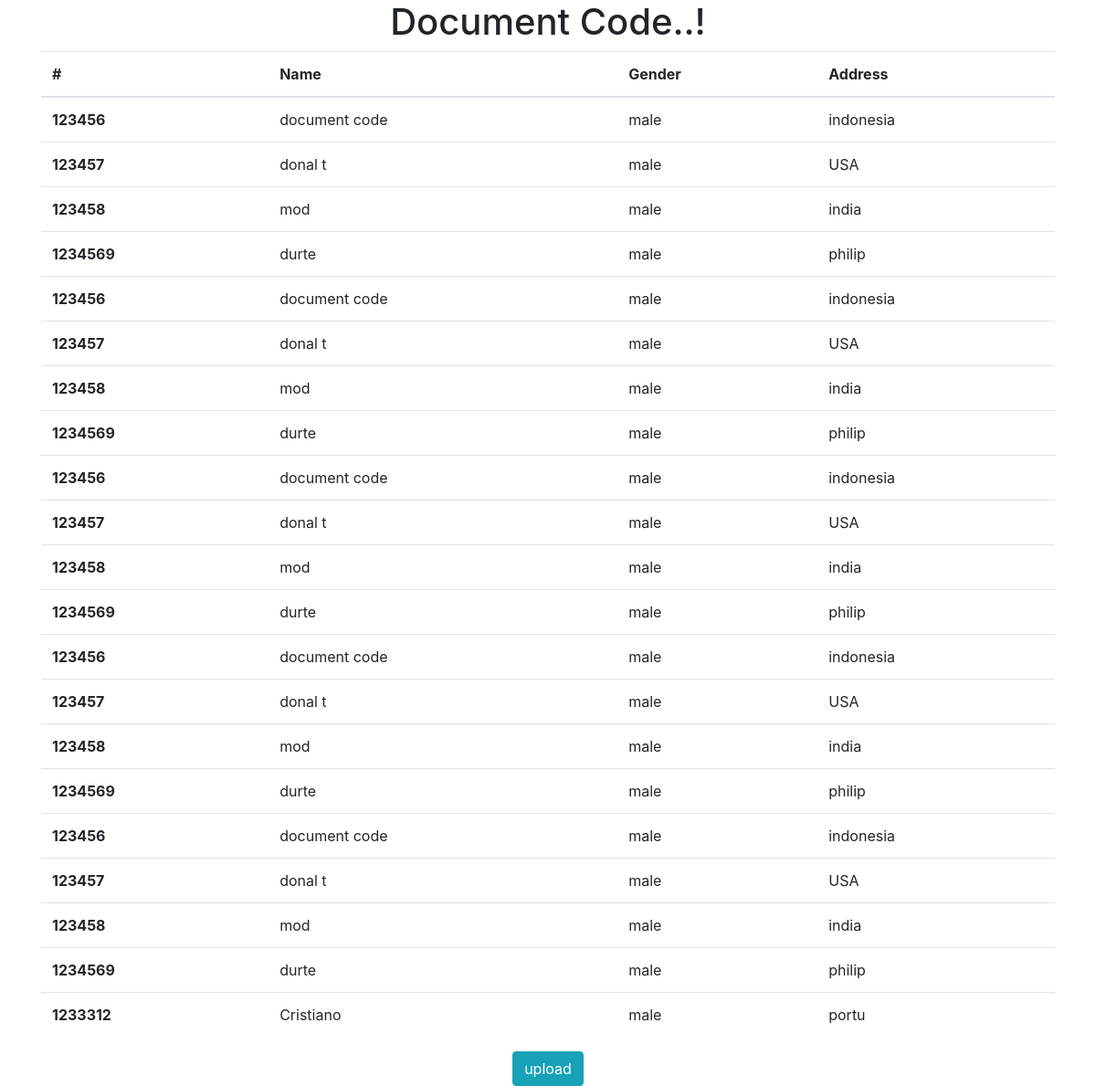
The page / on the database its author committed.
### tables this page shows
CREATE TABLE `siswa` (
  `id` int(11) NOT NULL,
  `nis` varchar(11) NOT NULL,
  `nama` varchar(50) NOT NULL,
  `jenis_kelamin` varchar(10) NOT NULL,
  `alamat` text NOT NULL
);

### application/controllers/Siswa.php (called while the page is built, shortened)
<?php if ( ! defined('BASEPATH')) exit('No direct script access allowed');
class Siswa extends CI_Controller {
	public function __construct(){
		$this->load->model('SiswaModel');
	}
	public function index(){
		$data['siswa'] = $this->SiswaModel->view();
		$this->load->view('view', $data);
	}
}

### index.php (called while the page is built, shortened)
<?php
require_once BASEPATH.'core/CodeIgniter.php';

### application/models/SiswaModel.php (called while the page is built, shortened)
<?php if ( ! defined('BASEPATH')) exit('No direct script access allowed');
class SiswaModel extends CI_Model {
	public function view(){
		return $this->db->get('siswa')->result();
	}
}

### application/views/view.php (the view, shortened to what this page needs)
?><!doctype html>
<html lang="en">
  <head>
    <link rel="stylesheet" href="https://maxcdn.bootstrapcdn.com/bootstrap/4.0.0/css/bootstrap.min.css">
  </head>
  <body>
  	<div class="container" align="center">
  		<h1>Document Code..!</h1>
  		<table class="table table-hover">
  <thead>
    <tr>
      <th scope="col">#</th>
      <th scope="col">Name</th>
      <th scope="col">Gender</th>
      <th scope="col">Address</th>
    </tr>
  </thead>
  <tbody>
  	<?php
	if( ! empty($siswa)){
		foreach($siswa as $data){ ?>
				 <tr>
				<th scope="row"><?php echo $data->nis?></th>
				<td><?php echo $data->nama?></td>
				<td><?php echo $data->jenis_kelamin?></td>
				<td><?php echo $data->alamat?></td>
				</tr>
			<?php }?>
	<?php }else{
		echo "<tr><td colspan='4'>Data tidak ada</td></tr>";
	}
	?>
  </tbody>
</table>
<a href="<?php echo base_url("siswa/form"); ?>" class="btn btn-info">upload</a>
  	</div>
  </body>
</html>

### rows shown on the page
siswa: nis "123456", nama "document code", jenis_kelamin "male", alamat "indonesia"
siswa: nis "123457", nama "donal t", jenis_kelamin "male", alamat "USA"
siswa: nis "123458", nama "mod", jenis_kelamin "male", alamat "india"
siswa: nis "1234569", nama "durte", jenis_kelamin "male", alamat "philip"
siswa: nis "123456", nama "document code", jenis_kelamin "male", alamat "indonesia"
siswa: nis "123457", nama "donal t", jenis_kelamin "male", alamat "USA"
siswa: nis "123458", nama "mod", jenis_kelamin "male", alamat "india"
siswa: nis "1234569", nama "durte", jenis_kelamin "male", alamat "philip"
siswa: nis "123456", nama "document code", jenis_kelamin "male", alamat "indonesia"
siswa: nis "123457", nama "donal t", jenis_kelamin "male", alamat "USA"
siswa: nis "123458", nama "mod", jenis_kelamin "male", alamat "india"
siswa: nis "1234569", nama "durte", jenis_kelamin "male", alamat "philip"
siswa: nis "123456", nama "document code", jenis_kelamin "male", alamat "indonesia"
siswa: nis "123457", nama "donal t", jenis_kelamin "male", alamat "USA"
siswa: nis "123458", nama "mod", jenis_kelamin "male", alamat "india"
siswa: nis "1234569", nama "durte", jenis_kelamin "male", alamat "philip"
siswa: nis "123456", nama "document code", jenis_kelamin "male", alamat "indonesia"
siswa: nis "123457", nama "donal t", jenis_kelamin "male", alamat "USA"
siswa: nis "123458", nama "mod", jenis_kelamin "male", alamat "india"
siswa: nis "1234569", nama "durte", jenis_kelamin "male", alamat "philip"
siswa: nis "1233312", nama "Cristiano", jenis_kelamin "male", alamat "portu"
